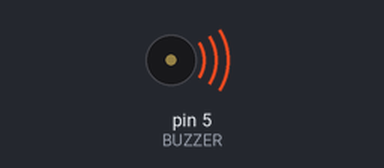
A sketch run on a simulated Arduino Uno, built with avr-gcc and run on an emulated ATmega328P. On the bench: buzzer (waves = sounding).

Above: at 0.1 s.
Timing chart, 0 to 3.0 s (numbered marks = the images above):
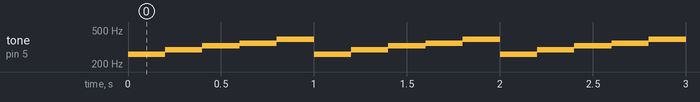

The sketch:

Buzzer.ino
```cpp
#define BUZZER 5            // Pino ligado ao BUZZER

void setup()
{
    pinMode(BUZZER,OUTPUT); // Define o pino do Buzzer como Saida
}

void loop()
{
    tone(BUZZER,261);       // Aciona o BUZZER na frequencia relativa ao Dó em Hz
    delay(200);             // Espera um tempo para Desativar
    noTone(BUZZER);         //Desativa o BUZZER
    tone(BUZZER,293);       // Aciona o BUZZER na frequencia relativa ao Ré em Hz
    delay(200);
    noTone(BUZZER);         // Aciona o BUZZER na frequencia relativa ao Mi em Hz
    tone(BUZZER,329);
    delay(200);
    noTone(BUZZER);
    tone(BUZZER,349);       // Aciona o BUZZER na frequencia relativa ao Fá em Hz
    delay(200);
    noTone(BUZZER);
    tone(BUZZER,392);       // Aciona o BUZZER na frequencia relativa ao Sol em Hz
    delay(200);
    noTone(BUZZER);
}
```

Measured:
- by itself, tone on pin 5 (BUZZER): repeats every 1.0 s: 293 Hz 0.20 s, 329 Hz 0.20 s, 349 Hz 0.20 s, 392 Hz 0.20 s, 261 Hz 0.20 s
